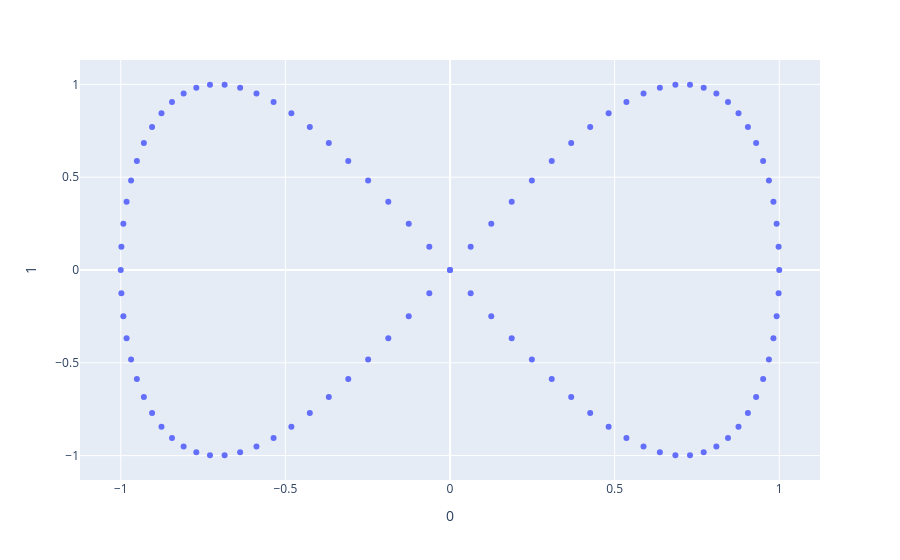

Notebook code for this chart:
### Code cell
px.scatter(data_frame=infinity_sign, x=0, y=1)
